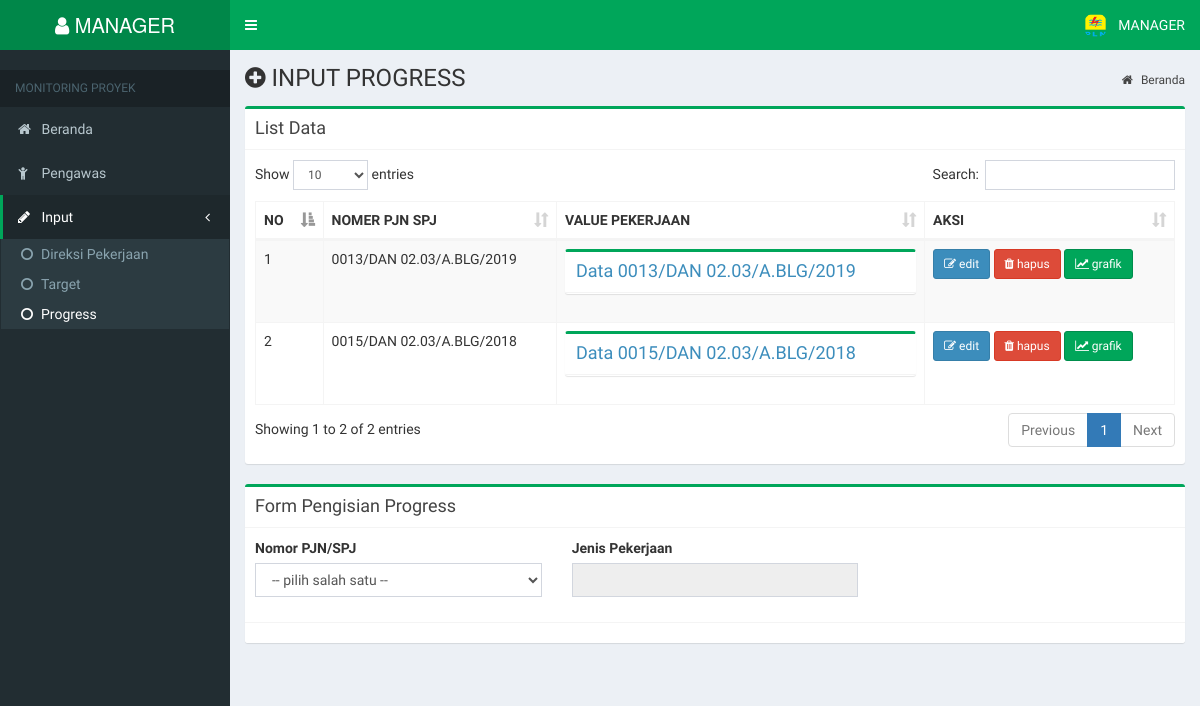
The app's page /index.php?page=progress (signed in) with its own data.
### tables this page shows
CREATE TABLE `tbl_user` (
  `username` varchar(30) NOT NULL,
  `password` varchar(10) NOT NULL,
  `role` int(5) NOT NULL
);

CREATE TABLE `tbl_input2` (
  `id_pekerjaan` int(10) NOT NULL,
  `nomer_pjn_spj` varchar(40) NOT NULL,
  `value_pekerjaan` text NOT NULL
);

CREATE TABLE `tbl_input4` (
  `nomer_pjn_spj` varchar(40) NOT NULL,
  `tanggal_awal` date NOT NULL,
  `tanggal_akhir` date NOT NULL,
  `pengawas` text NOT NULL,
  `jenis_pekerjaan` varchar(10) NOT NULL
);

### page/progress/progress.php (the view, shortened to what this page needs)
<section class="content-header">
    <h1><i class="fa fa-plus-circle"></i> INPUT PROGRESS </h1>
    <ol class="breadcrumb">
        <li><a href="#"><i class="fa fa-home"></i> Beranda</a></li>
    </ol>
</section>
<section class="content container-fluid">
    <div class="row">
        <div class="col-md-12">
            <div class="row">
                <div class="col-md-12">
                    <div class="box box-success">
                        <div class="box-header with-border">
                            <div class="pull-left">
                                <h3 class="box-title">List Data</h3>
                            </div>
                        </div>
                        <div class="box-body">
                            <div class="table-responsive">
                                <table id="table1" class="table table-bordered table-striped">
                                    <thead>
                                        <tr>
                                            <th>NO</th>
                                            <th>NOMER PJN SPJ</th>
                                            <th>VALUE PEKERJAAN</th>
                                            <th>AKSI</th>
                                        </tr>
                                    </thead>
                                    <tbody>
                                        <?php
                                            $no = 1;
                                            $query = mysqli_query($conn, "SELECT * FROM tbl_input2
                                                                          JOIN tbl_input4 ON tbl_input2.nomer_pjn_spj=tbl_input4.nomer_pjn_spj");
                                            while($data = mysqli_fetch_array($query)) { ?>
                                                <tr>
                                                    <td><?= $no ?></td>
                                                    <td><?= $data['nomer_pjn_spj'] ?></td>
                                                    <td>
                                                        <div class="panel box box-success">
                                                            <div class="box-header with-border">
                                                                <h4 class="box-title">
                                                                <a data-toggle="collapse" data-parent="#accordion" href="#collapse<?= $no ?>">
                                                                Data <?= $data['nomer_pjn_spj'] ?>
                                                                </a>
                                                                </h4>
                                                            </div>
                                                                    <?= getValPekerjaan($data['nomer_pjn_spj'],$data['jenis_pekerjaan']) ?>
                                                        </div>
                                                    </td>
                                                    <td>
                                                    <a class="btn btn-primary btn-sm" href="?page=progressedit&id=<?php echo $data['id_pekerjaan']; ?>"><i class="fa fa-edit"></i> edit</a>
                                                    <a class="btn btn-danger btn-sm" href="?page=progresshapus&id=<?php echo $data['id_pekerjaan']; ?>"><i class="fa fa-trash"></i> hapus</a>
                                                    <a class="btn btn-success btn-sm" href="?page=progressgrafik&id=<?php echo $data['id_pekerjaan']; ?>"> <i class="fa fa-line-chart"></i> grafik</a>
                                                    </td>
                                                </tr>
                                        <?php $no++; } ?>
                                    </tbody>
                                </table>
                            </div>
                        </div>
                    </div>
                </div>
            </div>
        </div>
    </div>
    <div class="row">
        <div class="col-md-12">
            <div class="row">
                <div class="col-md-12">
                    <div class="box box-success">
                        <div class="box-header with-border">
                            <div class="pull-left">
                                <h3 class="box-title">Form Pengisian Progress</h3>
                            </div>
                        </div>
                        <div class="box-body">
                            <form action="?page=progresstambahpro" method="post" enctype="multipart/form-data">
                                <div class="row">
                                    <div class="col-md-4">
                                        <div class="form-group">
                                            <label>Nomor PJN/SPJ</label>
                                            <select id="nopjn" class="form-control" name="nopjn">
                                            <option style="display:none;">-- pilih salah satu --</option>
                                            </select>
                                        </div>
                                    </div>
                                    <div class="col-md-4">
                                        <div class="form-group">
                                            <label>Jenis Pekerjaan</label>
                                            <input type="text" id="jenispekerjaan" class="form-control" name="jenispekerjaan" readonly>
                                        </div>
                                    </div>
                                </div>
                        </div>
                        <div class="box-footer">
                        </div>
                    </div>
                </div>
            </div>
        </div>
    </div>
</section>

### header.php (shortened to what this page needs)
<?php
    $user = $_SESSION['username'];
    $sql = mysqli_query($conn, "SELECT * FROM tbl_user WHERE username='$user'");
    $userdata = mysqli_fetch_array($sql);
    function getValPekerjaan($id,$kerja){
        include "lib/koneksi.php";
        if($kerja == 'SKTM'){
            $query = mysqli_query($conn,"SELECT * FROM tbl_sktm");
            $getval = mysqli_query($conn, "SELECT value_pekerjaan FROM tbl_input2 WHERE nomer_pjn_spj='$id'");
            $dataval = mysqli_fetch_array($getval);
            $json = json_decode($dataval['value_pekerjaan']);
            $no=0;
            while($data = mysqli_fetch_array($query)){
                echo "<tr>";
                echo "<td>".$data['id_sktm']."</td>";
                echo "<td>".$json[$no]->harga."</td>";
                echo "<td>".$json[$no]->bobot."</td>";
                echo "<td>".$json[$no]->harikerja."</td>";
                echo "</tr>";
                $no++;
            }
        } else {
            $query = mysqli_query($conn,"SELECT * FROM tbl_sipil");
            $getval = mysqli_query($conn, "SELECT value_pekerjaan FROM tbl_input2 WHERE nomer_pjn_spj='$id'");
            $dataval = mysqli_fetch_array($getval);
            $json = json_decode($dataval['value_pekerjaan']);
            $no=0;
            while($data = mysqli_fetch_array($query)){
                echo "<tr>";
                echo "<td>".$data['id_sipil']."</td>";
                echo "<td>".$json[$no]->harga."</td>";
                echo "<td>".$json[$no]->bobot."</td>";
                echo "<td>".$json[$no]->harikerja."</td>";
                echo "</tr>";
                $no++;
            }
        }
    }
?>
<a href="?page=dashboard" class="logo">
    <span class="logo-lg">
    <i class="fa fa-user"></i> <?= $userdata['username'] ?>
    </span>
</a>
<nav class="navbar navbar-static-top" role="navigation">
    <a href="#" class="sidebar-toggle" data-toggle="push-menu" role="button">
    </a>
    <div class="navbar-custom-menu">
    <ul class="nav navbar-nav">
        <li class="dropdown user user-menu">
            <a href="#" class="dropdown-toggle" data-toggle="dropdown">
            <img src="img/pln.png" class="user-image" alt="User Image">
                <span class="hidden-xs"><?= strtoupper($userdata['username']) ?></span>
            </a>
        </li>
    </ul>
    </div>
</nav>

### records on screen
tbl_user: username "MANAGER"
tbl_input2: nomer_pjn_spj.nomer_pjn_spj "0013/DAN 02.03/A.BLG/2019"
tbl_input2: nomer_pjn_spj.nomer_pjn_spj "0015/DAN 02.03/A.BLG/2018"
